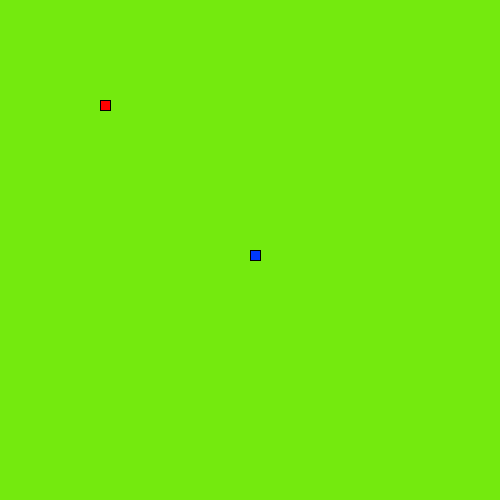
Frame 1 (no input)
Frame 60 (the mouse pressed at the canvas centre just before this capture): identical to frame 1, image omitted
Frame 120 (the mouse held since frame 60 and released just before this capture): identical to frame 1, image omitted

The Processing sketch that drew this single still picture (run headless with seeded random() and noise(); from frame 60 on, the mouse is pressed at the canvas centre):

// Processing sketch: LeagueSnake
// ── LeagueSnake.pde
//*
// ***** SEGMENT CLASS *****
// This class will be used to represent each part of the moving snake.
//*

class Segment {

  //Add x and y member variables. They will hold the corner location of each segment of the snake.
  int x; 
  int y;
  // Add a constructor with parameters to initialize each variable.
  Segment(int x1, int y1) {

    this.x = x1;
    this.y = y1;
  }
}
int v =1;
int a =2;


//*
// ***** GAME VARIABLES *****
// All the game variables that will be shared by the game methods are here


Segment head;

int foodX;
int foodY;

int direction = UP;
int food = 0;
//*
// ***** SETUP METHODS *****
// These methods are called at the start of the game.
//

void setup() {
  size(500, 500);
  dropFood();
  frameRate(20);
  head = new Segment(250, 250);
 
}

void dropFood() {
  //Set the food in a new random location

  foodX = ((int)random(50)*10);
  foodY = ((int)random(50)*10);
}



//*
// ***** DRAW METHODS *****
// These methods are used to draw the snake and its food 
//*

void draw() {
  background(#74EA0E);
  drawFood();
  drawSnake();
}

void drawFood() {
  //Draw the food
  fill(#FF0000);
  rect(100, 100, 10, 10);
}

void drawSnake() {
  //Draw the head of the snake followed by its tail
  fill(#0038FC);
  rect(head.x, head.y, 10, 10);
  eat();
}

//*
// ***** TAIL MANAGEMENT METHODS *****
// These methods make sure the tail is the correct length.
//*

void drawTail() {
  //Draw each segment of the tail
}

void manageTail() {
  //After drawing the tail, add a new segment at the "start" of the tail and remove the one at the "end" 
  //This produces the illusion of the snake tail moving.
}

void checkTailCollision() {
  //If the snake crosses its own tail, shrink the tail back to one segment
}




//*
// ***** CONTROL METHODS *****
//These methods are used to change what is happening to the snake
//*

void keyPressed() {
  //Set the direction of the snake according to the arrow keys pressed
  if (key == CODED) {

    if (keyCode== UP) {
      direction = UP;
    }

    if (keyCode== DOWN) {
      direction = DOWN;
    }


    if (keyCode== LEFT) {
      direction = LEFT;
    }


    if (keyCode== RIGHT) {
      direction = RIGHT;
    }
    
    
   // if(keyCode == UP); {
   //   direction != DOWN;
   // }
   // 
    
    
    
    
    
  }
}

void move() {
  //Change the location of the Snake head based on the direction it is moving.


  switch(direction) {
  case UP:
    head.y -=1;
    break;
  case DOWN:
    head.y +=1;
    break;
  case LEFT:
    head.x -=1;
    break;
  case RIGHT:
    head.x +=1;
    break;
  }
  checkBoundaries();
}
void checkBoundaries() {
  //If the snake leaves the frame, make it reappear on the other side
  if (head.x < 0) {
    head.x = 500;
  }

  if (head.x > 500) {
    head.x = 0;
  }


  if (head.y < 0) {
    head.y = 500;
  }


  if (head.x > 500) {
    head.x = 0;
  }
}
 

void eat() {
  //When the snake eats the food, its tail should grow and more food appear
  food +=1;
  //iN tHIs lIn3 MaK3 C0d3 tO dRoP a N3w pIi3c3 oF F0oD
}






































































































 /*
 -----   ----- 
 { 0 }   { 0 } 
       / 
      /___ 
   \________/ 
     (_/
  

   */
